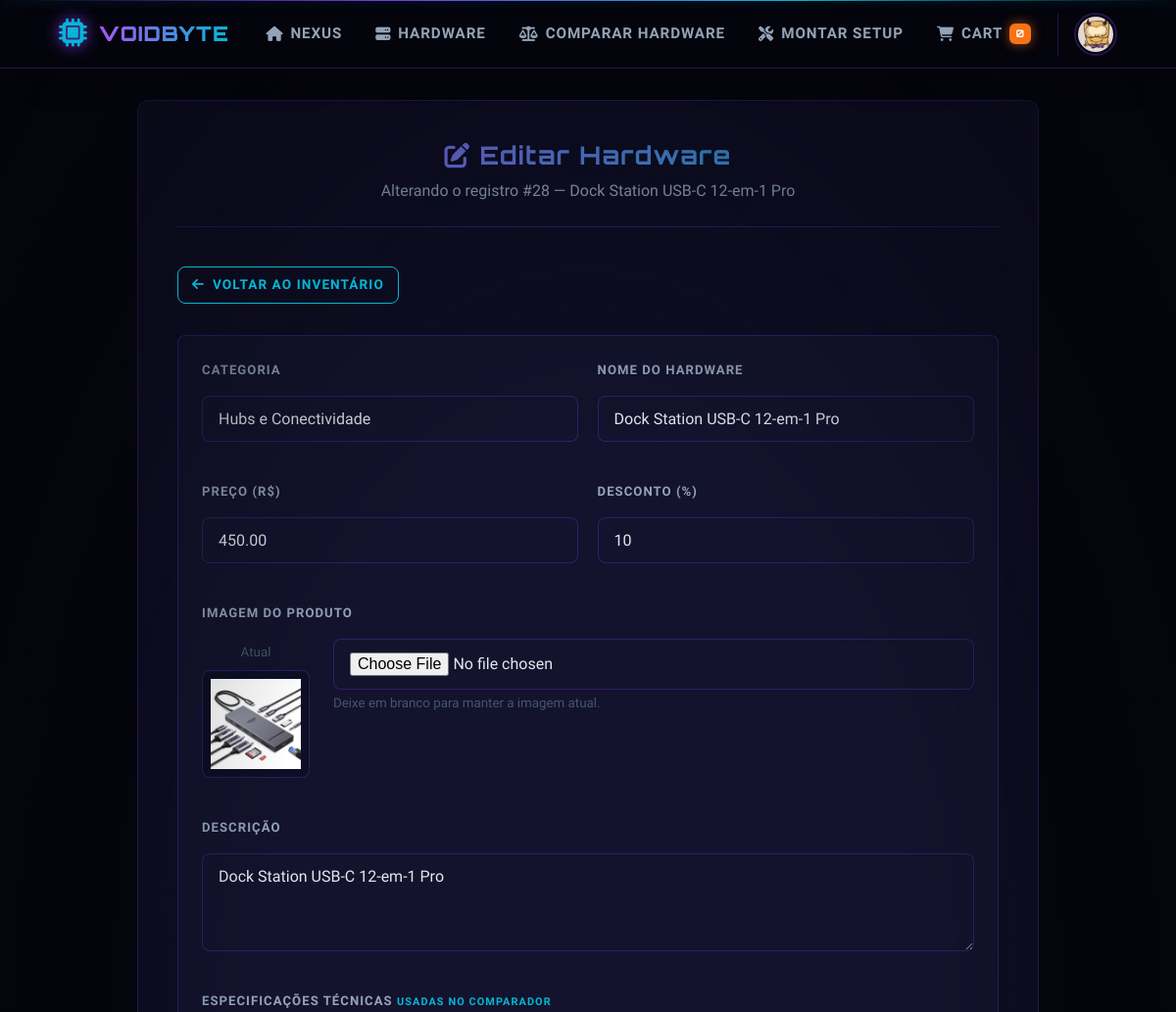
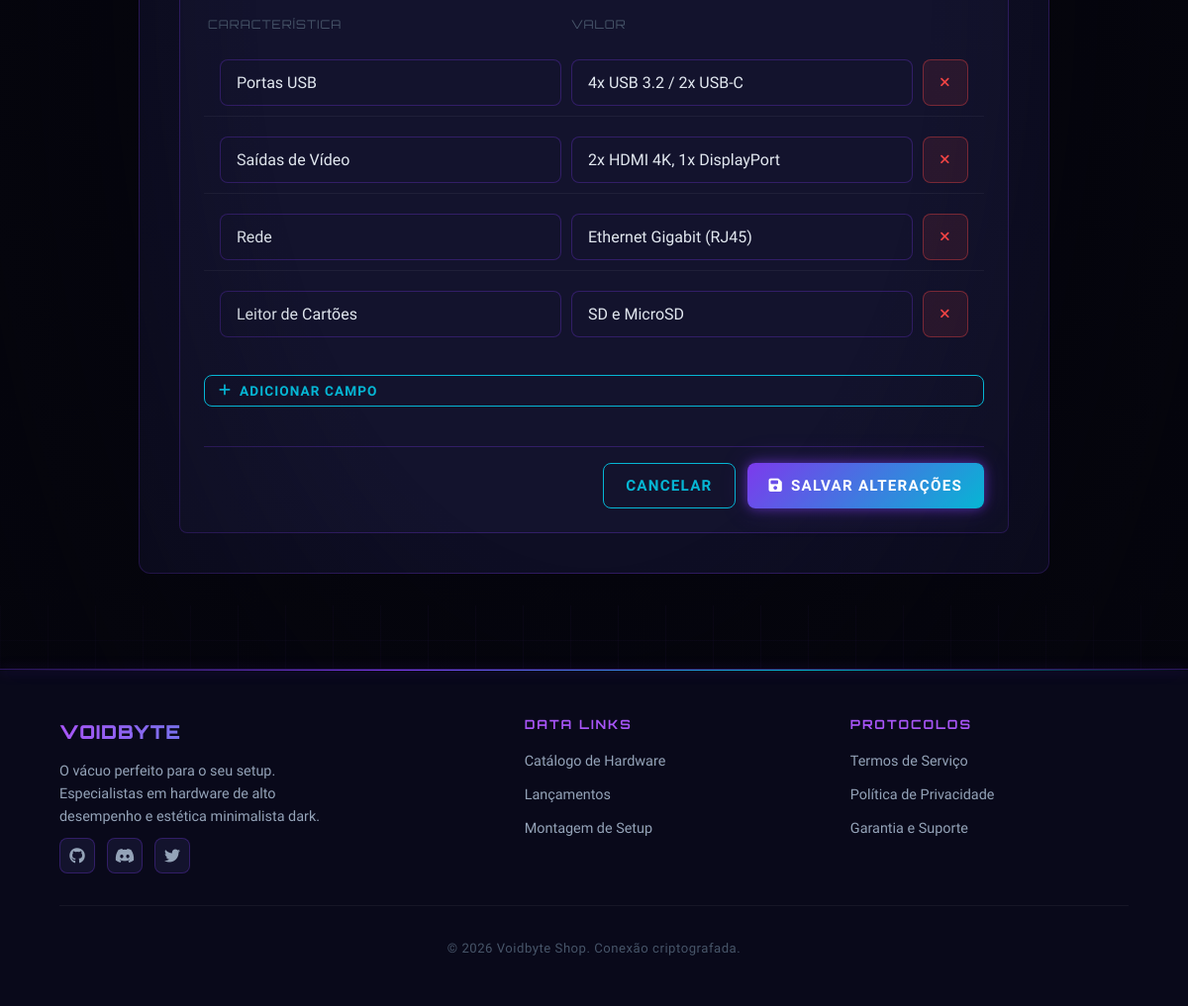
The app's page /admin.php?action=edit&id=28 (signed in) with its own data (2 pictures, top to bottom).
### tables this page shows
CREATE TABLE `produtos` (
  `id` int(11) NOT NULL,
  `nome` varchar(255) NOT NULL,
  `descricao` text NOT NULL,
  `preco` decimal(10,2) NOT NULL,
  `imagem` varchar(255) NOT NULL DEFAULT './assets/imgs/default-hardware.png',
  `categoria` varchar(100) NOT NULL,
  `especificacoes` longtext DEFAULT NULL CHECK (json_valid(`especificacoes`)),
  `desconto` decimal(5,2) DEFAULT 0.00,
  `data_criacao` timestamp NOT NULL DEFAULT current_timestamp()
);

### admin.php (called while the page is built)
<?php
require_once __DIR__ . '/controllers/AdminController.php';
$adminController = new AdminController();
$adminController->router();
?>

### config/Database.php (called while the page is built, shortened)
<?php
class Database {
    private static $instance = null;
    private $conn;
    private $host = 'localhost';
    private $user = 'root';
    private $pass = '';
    private $dbname = 'voidbyte_shop';
    private function __construct() {
        $this->conn = new mysqli($this->host, $this->user, $this->pass, $this->dbname);
        $this->conn->set_charset("utf8mb4");
    }
    public static function getInstance() {
        if (self::$instance === null) {
            self::$instance = new Database();
        }
        return self::$instance;
    }
    public function getConnection() {
        return $this->conn;
    }
}
?>

### model/ProductModel.php (called while the page is built, shortened)
<?php
require_once __DIR__ . '/../config/Database.php';
class ProductModel {
    private $conn;
    public function __construct() {
        $this->conn = Database::getInstance()->getConnection();
    }
    public function getProductById($id) {
        $stmt = $this->conn->prepare("SELECT * FROM produtos WHERE id = ?");
        $stmt->bind_param("i", $id);
        $stmt->execute();
        return $stmt->get_result()->fetch_assoc();
    }
}
?>

### views/admin/edit.php (the view, shortened to what this page needs)
<?php include __DIR__ . '/../layout/header.php'; ?>
<main class="admin-container">
    <div class="admin-content-wrapper">
        <div class="form-header">
            <h1><i class="fas fa-edit"></i> Editar Hardware</h1>
            <p>Alterando o registro #<?php echo $produto['id']; ?> — <?php echo htmlspecialchars($produto['nome']); ?></p>
        </div>
        <a href="admin.php" class="btn-secondary btn-sm" style="margin-bottom: 2rem; display: inline-flex;">
            <i class="fas fa-arrow-left"></i> Voltar ao inventário
        </a>
        <div class="form-section">
            <form method="POST" action="admin.php" class="modern-form" enctype="multipart/form-data">
                <div class="form-row">
                    <div class="form-group">
                        <label>Categoria</label>
                        <input type="text" name="categoria" class="input-modern" list="lista-categorias"
                               value="<?php echo htmlspecialchars($produto['categoria']); ?>" required>
                    </div>
                    <div class="form-group">
                        <label>Nome do Hardware</label>
                        <input type="text" name="nome" class="input-modern"
                               value="<?php echo htmlspecialchars($produto['nome']); ?>" required>
                    </div>
                </div>
                <div class="form-row">
                    <div class="form-group">
                        <label>Preço (R$)</label>
                        <input type="number" step="0.01" name="preco" class="input-modern"
                               value="<?php echo $produto['preco']; ?>" required>
                    </div>
                    <div class="form-group">
                        <label>Desconto (%)</label>
                        <input type="number" name="desconto" class="input-modern"
                               value="<?php echo intval($produto['desconto']); ?>">
                    </div>
                </div>
                <div class="form-group full-width">
                    <label>Imagem do Produto</label>
                    <div style="display: flex; gap: 1.5rem; align-items: flex-start; flex-wrap: wrap;">
                        <div style="text-align: center;">
                            <small style="color: var(--text-dim);">Atual</small>
                            <img src="<?php echo htmlspecialchars($produto['imagem']); ?>" class="img-preview" style="display:block; margin-top:6px;">
                        </div>
                        <div style="flex: 1; min-width: 240px;">
                            <input type="file" name="imagem" accept="image/*" class="input-modern input-file"
                                   onchange="previewImagem(this, 'preview-novo')">
                            <small style="color: var(--text-dim);">Deixe em branco para manter a imagem atual.</small>
                        </div>
                    </div>
                </div>
                <div class="form-group full-width">
                    <label>Descrição</label>
                    <textarea name="descricao" class="input-modern" required><?php echo htmlspecialchars($produto['descricao']); ?></textarea>
                </div>
                <div class="form-group full-width">
                    <label>
                        Especificações Técnicas
                        <small style="color: var(--cyan);">usadas no comparador</small>
                    </label>
                    <div class="spec-head">
                        <span>Característica</span>
                        <span>Valor</span>
                        <span></span>
                    </div>
                    <div id="specs-container">
                        <?php foreach($specs as $chave => $valor): ?>
                            <div class="spec-row">
                                <input type="text" name="spec_chave[]" class="input-modern" list="spec-sugestoes"
                                       value="<?php echo htmlspecialchars($chave); ?>">
                                <input type="text" name="spec_valor[]" class="input-modern"
                                       value="<?php echo htmlspecialchars($valor); ?>">
                                <button type="button" class="btn-danger btn-sm spec-remove" title="Remover">
                                    <i class="fas fa-times"></i>
                                </button>
                            </div>
                        <?php endforeach; ?>
                    </div>
                    <button type="button" id="btn-add-spec" class="btn-secondary btn-sm" style="margin-top: 10px;">
                        <i class="fas fa-plus"></i> Adicionar campo
                    </button>
                </div>
                <div class="form-actions right">
                    <a href="admin.php" class="btn-secondary">Cancelar</a>
                    <button type="submit" class="btn-primary"><i class="fas fa-save"></i> Salvar Alterações</button>
                </div>
            </form>
        </div>
    </div>
</main>
<?php include __DIR__ . '/../layout/footer.php'; ?>

### records on screen
produtos: id "28", nome "Dock Station USB-C 12-em-1 Pro", categoria "Hubs e Conectividade", preco "450.00", desconto "10", imagem (picture), descricao "Dock Station USB-C 12-em-1 Pro", especificacoes "4x USB 3.2 / 2x USB-C", especificacoes "2x HDMI 4K, 1x DisplayPort", especificacoes "Ethernet Gigabit (RJ45)", especificacoes "SD e MicroSD"

### other values on screen
$totalItensCarrinho "0"
